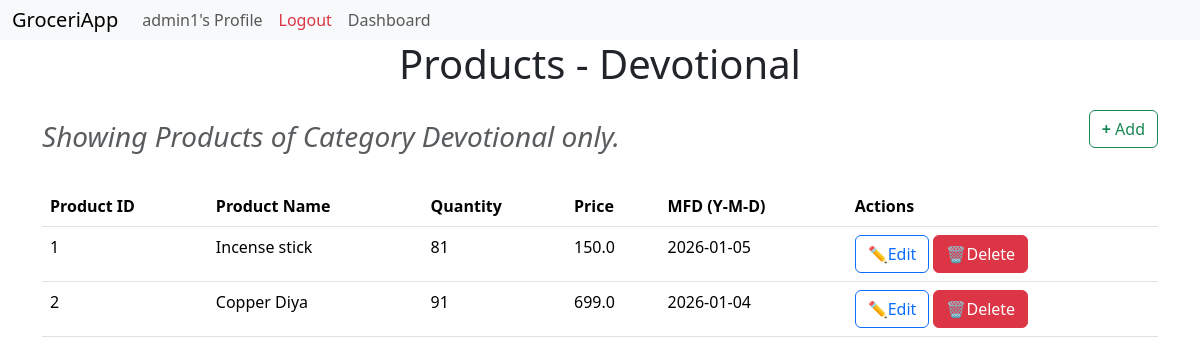
Page /categories/1/details (signed in) on the earlier database version.
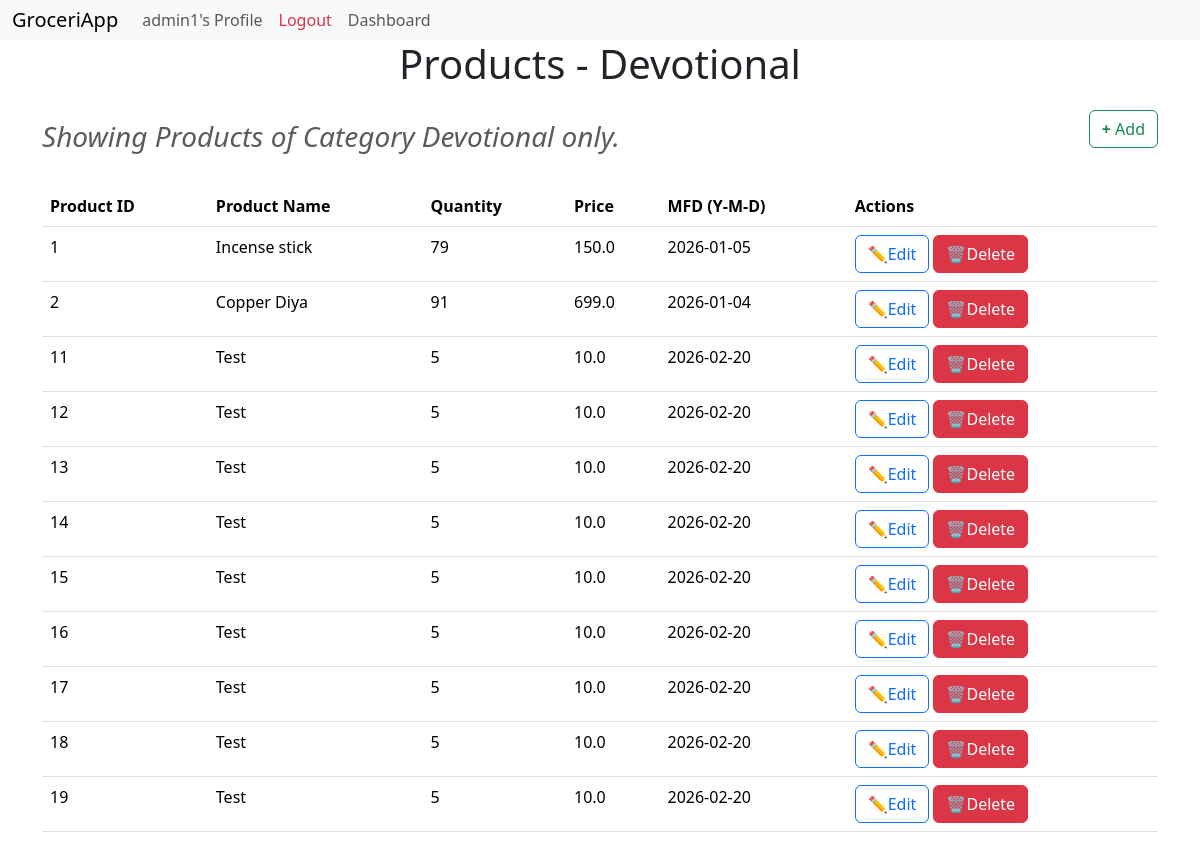
Same page on the later database version.
### models.py (models this page shows)
class Product(db.Model):
    __tablename__ = "product"
    id = db.Column(db.Integer, primary_key = True)
    name = db.Column(db.String(63), nullable = False)
    category_id = db.Column(db.Integer, db.ForeignKey('category.id'), nullable = False)
    quantity = db.Column(db.Integer, nullable = False)
    price = db.Column(db.Float, nullable = False)
    man_date = db.Column(db.Date, nullable = False)
    carts = db.relationship("Cart", backref='product', lazy = True)
    orders = db.relationship("Order", backref="product", lazy= True)

### routes.py (the view)
@bprint.route('/categories/<int:id>/details')
@admin_required
def show_category(id):
    category = Category.query.get(id)
    return render_template('category/show.html', user = User.query.get(session['user_id']), category = Category.query.get(id))

### routes.py (called while the page is built)
def admin_required(func):
    @wraps(func)
    def inner(*args, **kwargs):
        if 'user_id' not in session:
            flash("You need to login first to continue")
            return redirect(url_for('main.login'))
        user = User.query.get(session['user_id'])
        if not user.is_admin:
            flash('You are not authorized to make changes!')
            return redirect(url_for('main.homepage'))
        return func(*args, **kwargs)
    return inner

### templates/category/show.html (shortened to what this page needs)
{% extends 'layout.html' %}
{% block content %}
    <h1>Products - {{category.name}}</h1>
    <div class = "heading">
        <h3 class = "text-muted mt-4"><em>Showing Products of Category {{category.name}} only.</em></h3>
        <a class = "btn btn-outline-success" href="{{url_for('main.add_product', catid = category.id)}}"><strong>+</strong> Add</a>
    </div>
    <table class="table mt-4">
        <thead>
            <tr>
                <th>Product ID</th>
                <th>Product Name</th>
                <th>Quantity</th>
                <th>Price</th>
                <th>MFD (Y-M-D)</th>
                <th>Actions</th>
            </tr>
        </thead>
        <tbody>
            {% for products in category.products %}
            <tr>
                <td>{{products.id}}</td>
                <td>{{products.name}}</td>
                <td>{{products.quantity}}</td>
                <td>{{products.price}}</td>
                <td>{{products.man_date}}</td>
                <td>
                    <a href="{{url_for('main.edit_product', id = products.id)}}" class="btn btn-outline-primary">✏️Edit</a>
                    <a href="{{url_for('main.delete_product', id = products.id)}}" class = "btn btn-danger">&#x1F5D1;Delete</a>
                </td>
            </tr>
            {% endfor %}
        </tbody>
    </table>
{% endblock %}

Differences in the rows shown:
changed Product "Incense stick": quantity "81" → "79"
added Product: id "11", name "Test", quantity "5", price "10.0", man_date "2026-02-20"
added Product: id "12", name "Test", quantity "5", price "10.0", man_date "2026-02-20"
added Product: id "13", name "Test", quantity "5", price "10.0", man_date "2026-02-20"
added Product: id "14", name "Test", quantity "5", price "10.0", man_date "2026-02-20"
added Product: id "15", name "Test", quantity "5", price "10.0", man_date "2026-02-20"
added Product: id "16", name "Test", quantity "5", price "10.0", man_date "2026-02-20"
added Product: id "17", name "Test", quantity "5", price "10.0", man_date "2026-02-20"
added Product: id "18", name "Test", quantity "5", price "10.0", man_date "2026-02-20"
added Product: id "19", name "Test", quantity "5", price "10.0", man_date "2026-02-20"
